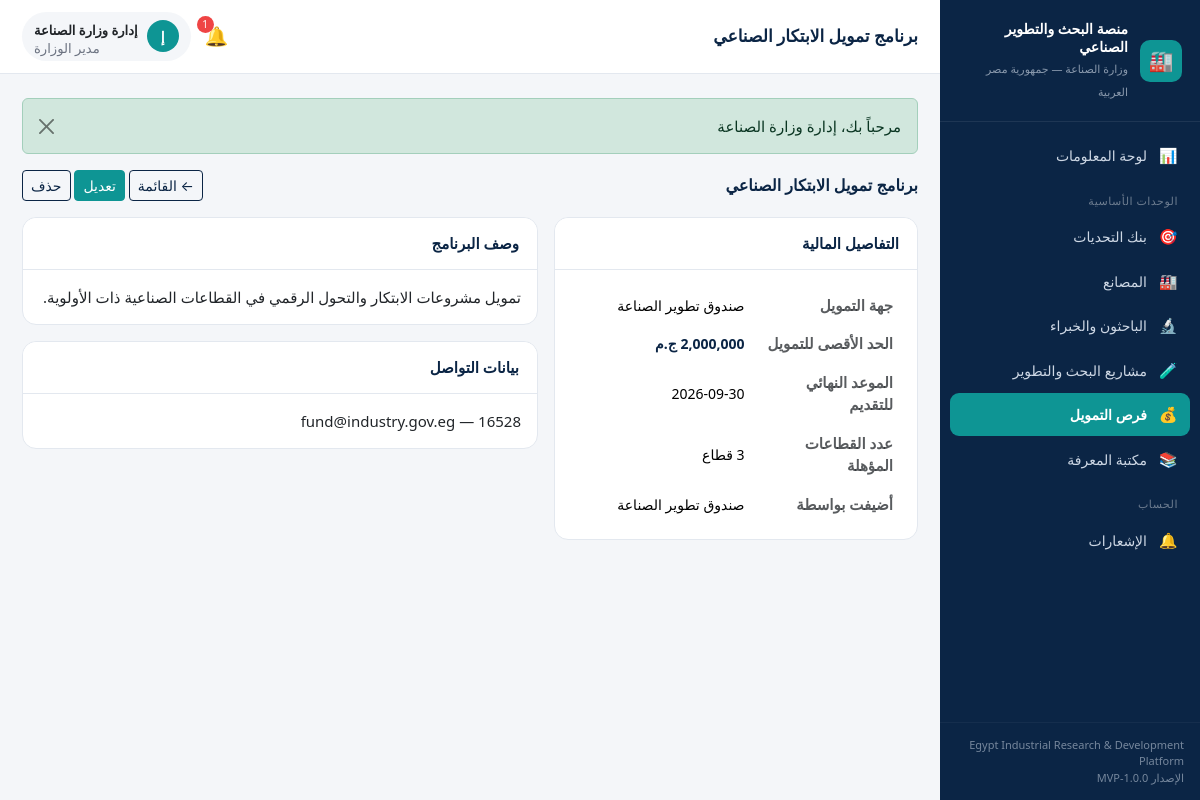
Page /public/funding/show/1 (signed in) on the committed database.
### tables this page shows
CREATE TABLE `funding_opportunities` (
  `id`                   INT UNSIGNED NOT NULL AUTO_INCREMENT,
  `user_id`              INT UNSIGNED NULL,
  `program_name`         VARCHAR(220) NOT NULL,
  `funding_entity`       VARCHAR(190) NOT NULL,
  `eligible_sectors`     VARCHAR(255) NULL,    
  `max_funding_amount`   DECIMAL(15,2) NULL,
  `application_deadline` DATE NULL,
  `description`          TEXT NULL,
  `contact_details`      TEXT NULL,
  `created_at`           DATETIME NOT NULL DEFAULT CURRENT_TIMESTAMP,
  PRIMARY KEY (`id`),
  KEY `idx_fo_user` (`user_id`),
  CONSTRAINT `fk_fo_user` FOREIGN KEY (`user_id`) REFERENCES `users`(`id`) ON DELETE SET NULL
);

CREATE TABLE `users` (
  `id`         INT UNSIGNED NOT NULL AUTO_INCREMENT,
  `name`       VARCHAR(150) NOT NULL,
  `email`      VARCHAR(190) NOT NULL,
  `password`   VARCHAR(255) NOT NULL,
  `role`       ENUM('admin','factory','researcher','expert','investor') NOT NULL DEFAULT 'factory',
  `phone`      VARCHAR(40)  NULL,
  `is_active`  TINYINT(1)   NOT NULL DEFAULT 1,
  `created_at` DATETIME     NOT NULL DEFAULT CURRENT_TIMESTAMP,
  PRIMARY KEY (`id`),
  UNIQUE KEY `uq_users_email` (`email`)
);

### app/controllers/FundingController.php (called while the page is built, shortened)
<?php
class FundingController extends Controller
{
    public function show(string $id = '0'): void
    {
        $opportunity = $this->model('FundingOpportunity')->findWithRefs((int) $id);
        $this->view('funding/show', ['opportunity' => $opportunity]);
    }
}

### app/core/Router.php (called while the page is built, shortened)
<?php
class Router
{
    public function dispatch(): void
    {
        $url = $this->parseUrl();
        $action         = !empty($url[1]) ? $url[1] : 'index';
        $params         = array_slice($url, 2);
        $controller = new $controllerName();
        call_user_func_array([$controller, $action], $params);
    }
    private function parseUrl(): array
    {
        $url = $_GET['url'] ?? '';
        $url = rtrim($url, '/');
        $url = filter_var($url, FILTER_SANITIZE_URL);
        return explode('/', $url);
    }
}

### public/index.php (called while the page is built, shortened)
<?php
require_once APP_PATH . '/core/Database.php';
require_once APP_PATH . '/core/Model.php';
require_once APP_PATH . '/core/Controller.php';
require_once APP_PATH . '/core/Router.php';
require_once APP_PATH . '/helpers/functions.php';
require_once APP_PATH . '/helpers/Auth.php';
$router = new Router();
$router->dispatch();

### app/core/Database.php (called while the page is built)
<?php
class Database
{
    private static ?PDO $instance = null;
    public static function getConnection(): PDO
    {
        if (self::$instance === null) {
            $dsn = sprintf(
                'mysql:host=%s;port=%s;dbname=%s;charset=%s',
                DB_HOST,
                DB_PORT,
                DB_NAME,
                DB_CHARSET
            );
            $options = [
                PDO::ATTR_ERRMODE            => PDO::ERRMODE_EXCEPTION,
                PDO::ATTR_DEFAULT_FETCH_MODE => PDO::FETCH_ASSOC,
                PDO::ATTR_EMULATE_PREPARES   => false,
            ];
            try {
                self::$instance = new PDO($dsn, DB_USER, DB_PASS, $options);
                self::$instance->exec("SET NAMES utf8mb4 COLLATE utf8mb4_unicode_ci");
            } catch (PDOException $e) {
                if (APP_DEBUG) {
                    die('Database connection failed: ' . $e->getMessage());
                }
                die('تعذّر الاتصال بقاعدة البيانات. يرجى مراجعة الإعدادات.');
            }
        }
        return self::$instance;
    }
}

### app/core/Model.php (called while the page is built, shortened)
<?php
abstract class Model
{
    protected PDO $db;
    public function __construct()
    {
        $this->db = Database::getConnection();
    }
    protected function queryOne(string $sql, array $params = []): ?array
    {
        $stmt = $this->db->prepare($sql);
        $stmt->execute($params);
        $row = $stmt->fetch();
        return $row === false ? null : $row;
    }
}

### app/models/FundingOpportunity.php (called while the page is built, shortened)
<?php
class FundingOpportunity extends Model
{
    public function findWithRefs(int $id): ?array
    {
        return $this->queryOne(
            "SELECT fo.*, u.name AS owner_name
             FROM funding_opportunities fo
             LEFT JOIN users u ON u.id = fo.user_id
             WHERE fo.id = ?",
            [$id]
        );
    }
}

### app/helpers/Auth.php (called while the page is built, shortened)
<?php
class Auth
{
    public static function role(): ?string
    {
        return $_SESSION['user']['role'] ?? null;
    }
    public static function isAdmin(): bool
    {
        return self::role() === 'admin';
    }
}

### app/views/funding/show.php (the view, shortened to what this page needs)
<?php
$canManage  = Auth::isAdmin() || (int)($opportunity['user_id'] ?? 0) === (int) Auth::id();
$sectorIds  = array_filter(array_map('trim', explode(',', $opportunity['eligible_sectors'] ?? '')));
?>
<div class="page-head d-flex justify-content-between align-items-center mb-3">
    <h2 class="section-title mb-0"><?= e($opportunity['program_name']) ?></h2>
    <div>
        <a href="<?= url('funding') ?>" class="btn btn-outline-navy btn-sm">← القائمة</a>
        <?php if ($canManage): ?>
            <a href="<?= url('funding/edit/' . $opportunity['id']) ?>" class="btn btn-teal btn-sm">تعديل</a>
            <form method="post" action="<?= url('funding/destroy/' . $opportunity['id']) ?>" class="d-inline"
                  data-confirm="هل تريد حذف فرصة التمويل؟">
                <button class="btn btn-outline-navy btn-sm">حذف</button>
            </form>
        <?php endif; ?>
    </div>
</div>
<div class="row g-3">
    <div class="col-lg-5">
        <div class="card h-100">
            <div class="card-header">التفاصيل المالية</div>
            <div class="card-body">
                <table class="table table-borderless mb-0">
                    <tr><th class="text-muted" style="width:45%">جهة التمويل</th><td><?= e($opportunity['funding_entity']) ?></td></tr>
                    <tr><th class="text-muted">الحد الأقصى للتمويل</th><td class="text-navy"><strong><?= fmt_money($opportunity['max_funding_amount']) ?></strong></td></tr>
                    <tr><th class="text-muted">الموعد النهائي للتقديم</th><td><?= fmt_date($opportunity['application_deadline']) ?></td></tr>
                    <tr><th class="text-muted">عدد القطاعات المؤهلة</th><td><?= $sectorIds ? count($sectorIds) . ' قطاع' : 'كل القطاعات' ?></td></tr>
                    <tr><th class="text-muted">أضيفت بواسطة</th><td><?= e($opportunity['owner_name'] ?? '—') ?></td></tr>
                </table>
            </div>
        </div>
    </div>
    <div class="col-lg-7">
        <div class="card mb-3">
            <div class="card-header">وصف البرنامج</div>
            <div class="card-body"><?= nl2br(e($opportunity['description'] ?: '—')) ?></div>
        </div>
        <div class="card">
            <div class="card-header">بيانات التواصل</div>
            <div class="card-body"><?= nl2br(e($opportunity['contact_details'] ?: '—')) ?></div>
        </div>
    </div>
</div>

### public/assets/css/style.css (style rules this page uses)
:root { --eg-navy: #0b2545; --eg-navy-700: #13315c; --eg-teal: #0e9594; --eg-teal-600: #0c807f; --eg-light: #f4f6f9; --eg-gray: #e3e8ef; --eg-text: #1f2937; --eg-muted: #6b7280; --eg-white: #ffffff; --sidebar-w: 260px; }
* { box-sizing: border-box; }
body { font-family: "Segoe UI", "Tahoma", "Cairo", system-ui, -apple-system, sans-serif; background: var(--eg-light); color: var(--eg-text); margin: 0; font-size: 15px; }
a { text-decoration: none; }
.text-navy { color: var(--eg-navy) !important; }
.card { border: 1px solid var(--eg-gray); border-radius: 14px; }
.card-header { background: var(--eg-white); border-bottom: 1px solid var(--eg-gray); font-weight: 700; color: var(--eg-navy); border-radius: 14px 14px 0 0 !important; padding: 14px 18px; }
.section-title { font-size: 16px; font-weight: 700; color: var(--eg-navy); margin: 0; }
.btn-teal { background: var(--eg-teal); border-color: var(--eg-teal); color: #fff; }
.btn-outline-navy { color: var(--eg-navy); border-color: var(--eg-navy); }
.table td { vertical-align: middle; font-size: 14px; }

### rows in the picture
funding_opportunities: program_name "برنامج تمويل الابتكار الصناعي", funding_entity "صندوق تطوير الصناعة", max_funding_amount "2,000,000 ج.م", application_deadline "2026-09-30", user.name "صندوق تطوير الصناعة", description "تمويل مشروعات الابتكار والتحول الرقمي في القطاعات الصناعية ذات الأولوية.", contact_details "fund@industry.gov.eg — 16528"

### other values in the picture
APP_NAME_EN "Egypt Industrial Research & Development Platform"
APP_VERSION "1.0.0-MVP"
$pt "برنامج تمويل الابتكار الصناعي"
$unread "1"
$initial "إ"
$u['name'] "إدارة وزارة الصناعة"
Auth::roleLabel() "مدير الوزارة"
$msg "مرحباً بك، إدارة وزارة الصناعة"
